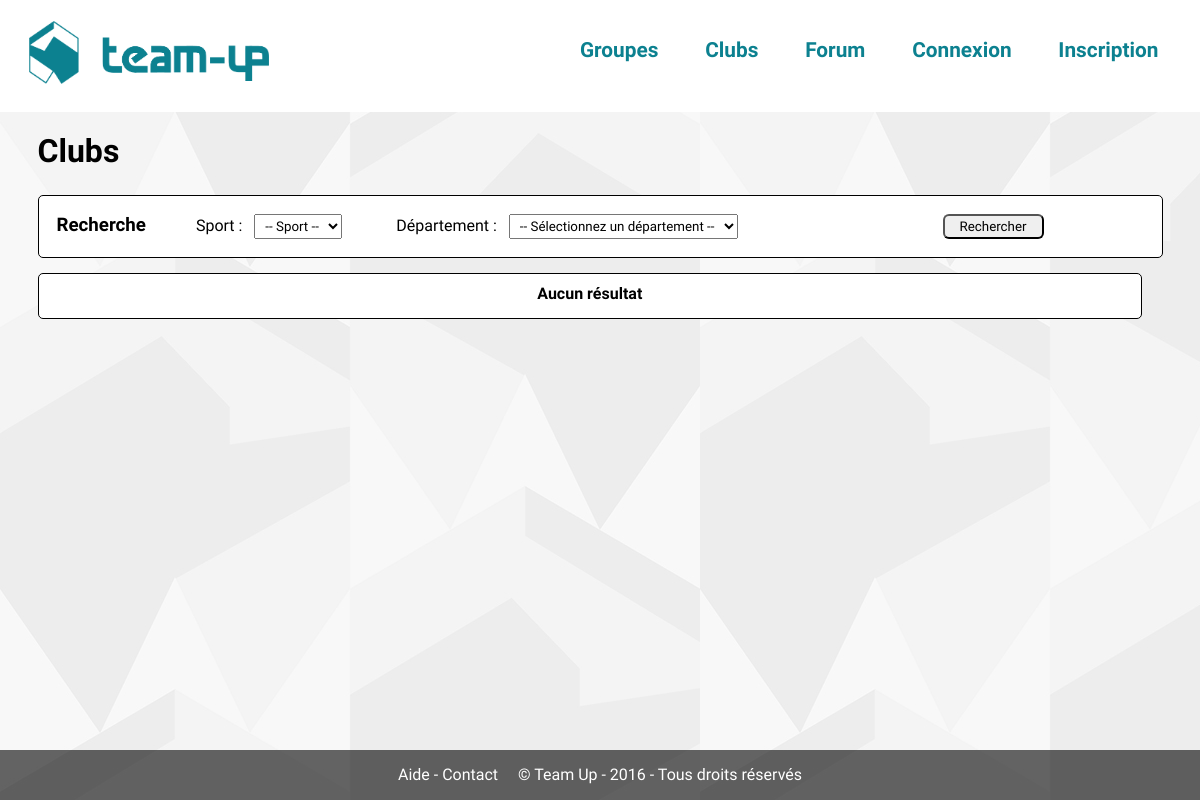
The page /?page=clubs on the database as committed earlier.
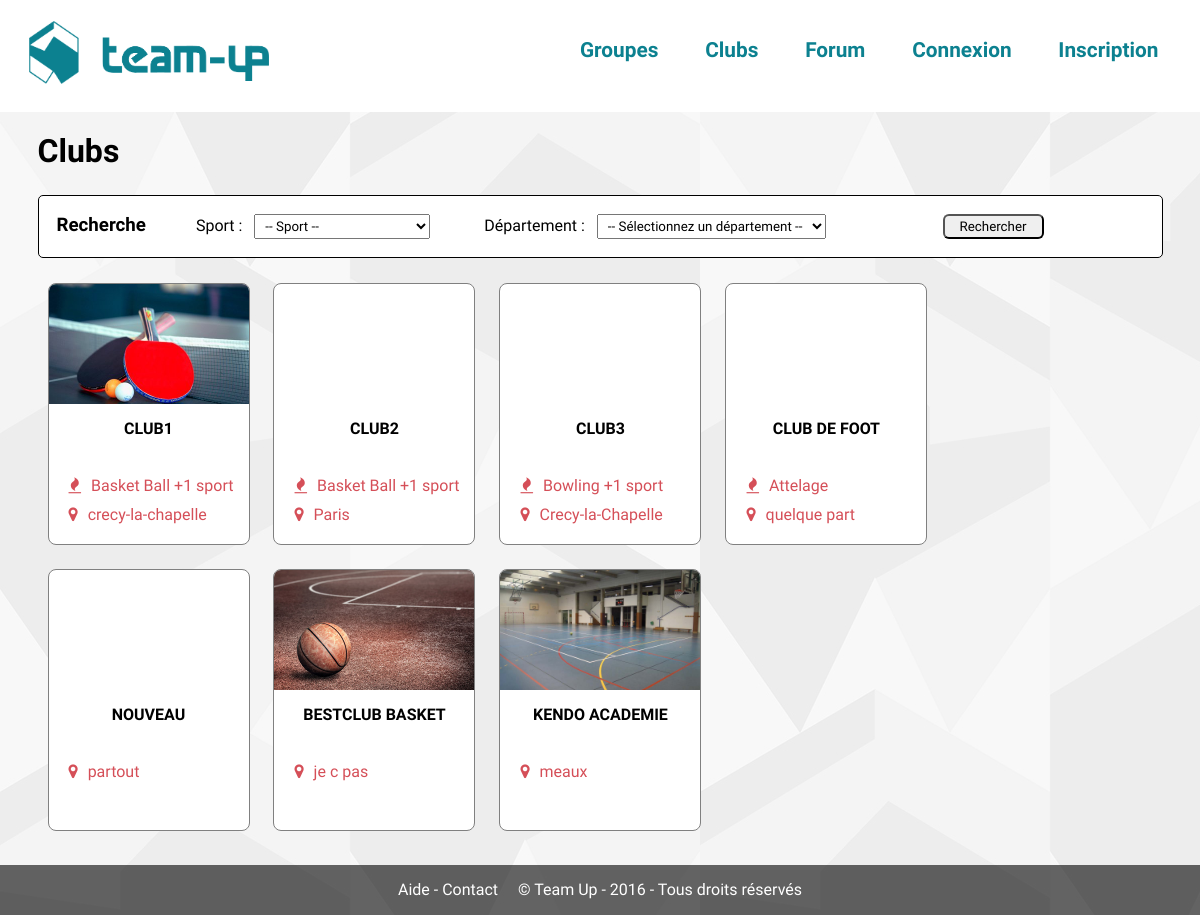
The same page on the database as committed later.
### tables this page shows
CREATE TABLE `clubs` (
  `id` int(11) NOT NULL,
  `nom` varchar(255) NOT NULL,
  `description` text NOT NULL,
  `localisation` varchar(255) NOT NULL,
  `code_postale` int(11) NOT NULL,
  `site` varchar(255) NOT NULL,
  `telephone` varchar(255) NOT NULL,
  `email` varchar(255) NOT NULL,
  `departement_id` int(11) NOT NULL,
  `approuve` tinyint(1) NOT NULL
);

CREATE TABLE `sports` (
  `id` int(11) NOT NULL,
  `nom` varchar(255) NOT NULL,
  `description` text NOT NULL
);

### modeles/membres.php (called while the page is built, shortened)
<?php
function connecte($profil = false) {
	if(!$profil) {
		return isset($_SESSION['id']);
	} else {
		return (isset($_SESSION['id']) ? profil_membre($_SESSION['id']) : false);
	}
}

### modeles/clubs.php (called while the page is built, shortened)
<?php
function recuperer_clubs(){
	global $pdo;
	$stmt = $pdo->query('SELECT c.nom AS nom_club, c.id AS id_club, c.*, s.* FROM clubs AS c
												LEFT JOIN sport_club AS sc ON sc.id_clubs = c.id
												LEFT JOIN sports AS s ON sc.id_sports = s.id
												WHERE approuve = 1');
	$resultat = array();
	while($ligne = $stmt->fetch()) {
		$resultat[$ligne[0]][] = $ligne;
	}
	return $resultat;
}

### vues/clubs.php (the view, shortened to what this page needs)
<h1><a href="?page=clubs" class="lien-simple">Clubs</a></h1>
<div class="recherche encadrer">
	<form class="inputs">
		<h3 class="decale-droite">Recherche</h3>
		<label for="sport">Sport : </label> &nbsp;
		<select name="sport" class="decale-droite" id="sport">
			<option value="">-- Sport --</option>
		</select>
		<label for="departement">Département : </label> &nbsp;
		<select name="departement" id="departement">
			<option value="0">-- Sélectionnez un département --</option>
		</select>
		<input type="submit" value="Rechercher" class="rechercher-bouton">
	</form>
</div>
<div id="liste-clubs">
<?php
	if(!empty($clubs)) {
		foreach ($clubs as $club) {
			$nombre_sports = count($club);
?>
	<div class="club encadrer">
		<a href="?page=club&amp;id=<?php echo $club[0]['id_club']; ?>" title="<?php echo $club[0]['nom_club']; ?>">
			<div class="details">
				<div class="photo" style="background-image: url('<?php echo (is_file(DOSSIER_CLUBS . $club[0]['id_club'] . '.jpg') ? DOSSIER_CLUBS . $club[0]['id_club'] . '.jpg' : 'http://ccfd56.fr/wordpress/wp-content/themes/openmind/img/no_image.png') ?>');"></div>
				<h4><?php echo $club[0]['nom_club']; ?></h4>
				<p>
			<?php
				if(isset($club[0]['nom']) && !empty($club[0]['nom'])) {
			?>
					<i class="fa fa-fire"></i> <?php echo $club[0]['nom'] . ($nombre_sports > 1 ? ' +' . ($nombre_sports - 1) . ' sport' . ($nombre_sports > 2 ? 's' : null) : null); ?><br>
			<?php
				}
			?>
					<i class="fa fa-map-marker"></i> <?php echo $club[0]['localisation']; ?><br>
				</p>
			</div>
		</a>
	</div>
<?php
		}
?>
<?php
	} else {
?>
	<div class="encadrer align-center" style="width:98%;padding-top:10px;">
		<h4>Aucun résultat</h4>
	</div>
<?php
	}
?>
</div>

### index.php (shortened to what this page needs)
<?php
if(isset($_GET['page']) && !empty($_GET['page'])) {
	$action = basename($_GET['page']);
} else {
	$action = 'accueil';
}
if(is_file('controleurs/' . $action . '.php')) {
	include 'controleurs/' . $action . '.php';
} else {
	include 'vues/404.php';
}
$contenu = ob_get_contents();
include 'vues/haut.php';
echo $contenu;
include 'vues/bas.php';

### controleurs/clubs.php (shortened to what this page needs)
<?php
include 'modeles/clubs.php';
if(isset($_GET['sport']) && !empty($_GET['sport']) && isset($_GET['departement']) && !empty($_GET['departement'])){
	$clubs = recuperer_clubs_sport_departement($_GET['sport'], $_GET['departement']);
} elseif(isset($_GET['sport']) && !empty($_GET['sport'])){
	$clubs = recuperer_clubs_sport($_GET['sport']);
} elseif(isset($_GET['departement']) && !empty($_GET['departement'])) {
	$clubs = recuperer_clubs_departement($_GET['departement']);
} else {
	$clubs = recuperer_clubs();
}
if(isset($_GET['proposer'])) {
	if(isset($_POST['nom']) && isset($_POST['adresse']) && isset($_POST['departement']) && isset($_POST['code_postal']) && isset($_POST['email']) && isset($_POST['telephone']) && isset($_POST['site']) && isset($_POST['description']) && isset($_FILES['image'])) {
		if(!empty($_POST['nom']) && isset($_POST['sports']) && !empty($_POST['sports']) && !empty($_POST['adresse']) && !empty($_POST['departement']) && !empty($_POST['code_postal']) && !empty($_FILES['image'])) {
			if($_FILES['image']['error'] == 0) {
				$taille_maximale = 4194304;
				if($_FILES['image']['size'] < $taille_maximale) {
					$extensions_valides = array( 'jpg', 'jpeg', 'gif', 'png' );
					$extension = substr(strrchr($_FILES['image']['name'], '.'), 1);
					if(in_array($extension, $extensions_valides)) {
						if($id_club = ajouter_club($_POST['nom'], $_POST['adresse'], $_POST['departement'], $_POST['code_postal'], $_POST['email'], $_POST['telephone'], $_POST['site'], $_POST['description'])) {
							foreach ($_POST['sports'] as $sport) {
								ajouter_sport_club($sport, $id_club);
							}
							$nouveau_fichier = DOSSIER_CLUBS . $id_club . '.';
							if(move_uploaded_file($_FILES['image']['tmp_name'], $nouveau_fichier . $extension)) {
								if($extension != 'jpg') {
									switch ($extension) {
										case 'png':
											$nouveau_jpg = imagecreatefrompng($nouveau_fichier . $extension);
										    imagejpeg($nouveau_jpg, $nouveau_fichier . 'jpg', 100);
										    imagedestroy($nouveau_jpg);
										    unlink($nouveau_fichier . $extension);
											break;
										case 'gif':
											$nouveau_jpg = imagecreatefromgif($nouveau_fichier . $extension);
										    imagejpeg($nouveau_jpg, $nouveau_fichier . 'jpg', 100);
										    imagedestroy($nouveau_jpg);
										    unlink($nouveau_fichier . $extension);
											break;
										case 'jpeg':
											rename($nouveau_fichier . $extension, $nouveau_fichier . 'jpg');
											break;
										default:
											break;
									}
								}
							}
							header('Location: ?page=clubs&ajout-succes');
							exit();
						} else {
							$messages['type'] = 'erreur';
							$messages['message'] = "Impossible d'ajouter le club, merci de réessayer plus tard.";
						}
					} else {
						$messages['type'] = 'erreur';
						$messages['message'] = 'Seules les photos (jpg, jpeg, png ou gif) sont acceptées.';
					}
				} else {
					$messages['type'] = 'erreur';
					$messages['message'] = 'Le fichier ne doit pas dépasser 4 Mo';
				}
			} else {
				$messages['type'] = 'erreur';
				$messages['message'] = 'Une erreur est survenue, merci de réessayer plus tard';
			}
		} else {
			$messages['type'] = 'erreur';
			$messages['message'] = "Les champs marqués (*) sont obligatoires";
		}
	}
	include 'vues/clubs-proposer.php';
} else {
	include 'vues/clubs.php';
}

### vues/haut.php (shortened to what this page needs)
<!DOCTYPE html>
<html lang="fr">
<head>
	<link rel="stylesheet" href="static/css/font-awesome.min.css">
	<link rel="stylesheet" type="text/css" href="static/css/style.css">
	<?php if(is_file('static/css/' . $action . '.css') || isset($fichier_css)) { ?><link rel="stylesheet" type="text/css" href="static/css/<?php echo (isset($fichier_css) ? $fichier_css : $action); ?>.css"><?php } ?>
</head>
<body>
	<header>
		<a href="./"><img src="static/images/logoteam-up.png" alt="logo" id="logo"></a>
			<nav>
				<ul>
					<li><a href="?page=groupes">Groupes</a></li>
					<li><a href="?page=clubs">Clubs</a></li>
					<li><a href="?page=forum">Forum</a></li>
				<?php if($profil = connecte(true)) { ?>
					<li><a href="?page=profil">Mon Compte</a></li>
					<li><a href="?page=deconnexion">Déconnexion</a></li>
					<li><a href="?page=mon-profil" class="avatar-menu" style="background-image:url('<?php echo (is_file(DOSSIER_AVATAR . $profil['id'] . ".jpg") ? DOSSIER_AVATAR . $profil['id'] . ".jpg" : DOSSIER_AVATAR . "0.jpg"); ?>');"></a></li>
			<?php } else { ?>
					<li><a href="?page=connexion">Connexion</a></li>
					<li><a href="?page=inscription">Inscription</a></li>
			<?php } ?>
				</ul>
			</nav>
	</header>
	<div class="page">

### vues/bas.php (shortened to what this page needs)
	</div>
	<footer>
			<a href="?page=aide">Aide</a> - <a href="?page=contact">Contact</a>
			&nbsp; &nbsp; &copy; Team Up - <?php echo date('Y'); ?> - Tous droits réservés
	</footer>
</body>
</html>

### static/css/style.css (style rules this page uses)
* { font-family: 'Titillium Web', sans-serif; margin:0; padding: 0; }
body { background:url(../../static/images/motif.jpg); background-repeat: repeat; min-height:100%; }
input[type=submit] { border-radius: 6px; padding: 3px 15px; }
select { padding: 3px 6px; }
.lien-simple { color: black; }
h1 a { text-decoration: none; color:black; }
.page { width:1125px; margin: 20px auto; min-height:calc(100vh - 202px); }
header { height:7em; background-color: white; }
header #logo { background-repeat: no-repeat; margin-left: 1.8em; margin-top: 1.3em; width: 15em; }
header nav { float: right; }
header nav ul { list-style: outside none none; margin-top: 38px; min-height: 100%; font-size: 1.3em; font-weight: bold; }
header nav ul li { display: inline; }
header nav ul li a { color: #0c8190; padding-right: 2em; text-decoration: none; }
footer { height: 50px; clear: both; text-align: center; background-color : rgba(0, 0, 0, 0.6); line-height: 50px; margin-bottom: 0; color:white; }
footer a { text-decoration: none; color:white; }
.encadrer { margin-top:10px; border-radius: 5px; border: 1px solid black; background-color: white; }
.align-center { text-align: center; }
.encadrer > h4 { margin: 0px 10px 15px; }

### static/css/clubs.css (style rules this page uses)
.recherche h3 { float: left; }
.recherche > .inputs { margin:18px; }
.recherche > .inputs .decale-droite { margin-right: 50px; }
.recherche .rechercher-bouton { float: right; margin-right: 100px; }
#liste-clubs { margin-top: 15px; }
#liste-clubs .club { border: 1px solid gray; width:200px; display: inline-block; margin:10px; border-radius: 8px; overflow: hidden; height:260px; }
#liste-clubs .club a { text-decoration: none; color:#D54F58; }
#liste-clubs .club .details { width:100%; height: 100%; }
#liste-clubs .club .details .photo { width:200px; height:120px; overflow: hidden; background-position: 0 center; background-size: cover; }
#liste-clubs .club .details h4 { color: black; text-align: center; height: 52px; margin-top: 15px; max-width: 200px; text-overflow: ellipsis; text-transform: uppercase; overflow: hidden; padding: 0 7px; }
#liste-clubs .club .details p { line-height: 29px; margin-left: 20px; margin-bottom: 15px; }
#liste-clubs .club .details i.fa { margin-right: 6px; }

Rows that differ between the two databases and show on the page:
added clubs: shows a picture, nom "CLUB1", sports.nom "Basket Ball", nombre_sports "1", localisation "crecy-la-chapelle"
added clubs: nom "CLUB2", sports.nom "Basket Ball", nombre_sports "1", localisation "Paris"
added clubs: nom "CLUB3", sports.nom "Bowling", nombre_sports "1", localisation "Crecy-la-Chapelle"
added clubs: nom "CLUB DE FOOT", sports.nom "Attelage", localisation "quelque part"
added clubs: nom "NOUVEAU", localisation "partout"
added clubs: shows a picture, nom "BESTCLUB BASKET", localisation "je c pas"
added clubs: shows a picture, nom "KENDO ACADEMIE", localisation "meaux"
Other text that changed with them:
text no longer shown: "Aucun résultat"
